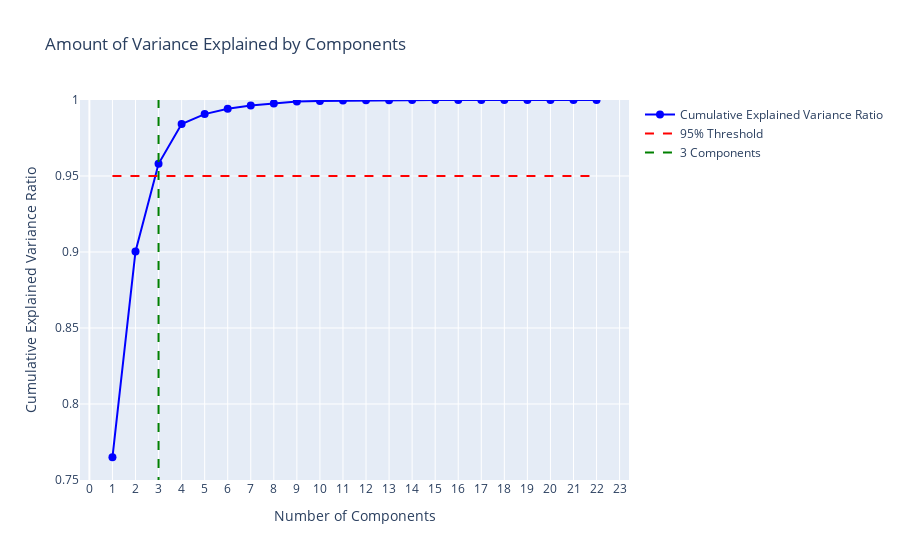

Source (notebook cell):
### Code cell
# Calculate variance explained by each principal component
explained_variance = (s**2) / (len(X_pca) - 1)
explained_variance_ratio = explained_variance / sum(explained_variance)

# Compute cumulative explained variance for all components
cumulative_explained_variance = np.cumsum(explained_variance_ratio)

# Identify the optimal number of components to reach 95% variance explained
optimal_components = np.argmax(cumulative_explained_variance >= 0.95) + 1

# Create a Plotly figure for visualizing cumulative explained variance
fig = go.Figure()

# Plot cumulative explained variance ratio against the number of components
fig.add_trace(go.Scatter(
    x=list(range(1, len(explained_variance_ratio) + 1)),
    y=cumulative_explained_variance,
    mode='lines+markers',
    marker=dict(size=8, color='blue'),
    line=dict(color='blue', width=2),
    name='Cumulative Explained Variance Ratio'
))

# Add a horizontal dashed line at the 95% variance threshold
fig.add_trace(go.Scatter(
    x=[1, len(explained_variance_ratio)],
    y=[0.95, 0.95],
    mode='lines',
    line=dict(color='red', dash='dash'),
    name='95% Threshold'
))

# Optionally add a vertical dashed line at the optimal number of components
fig.add_trace(go.Scatter(
    x=[optimal_components, optimal_components],
    y=[0, 1],
    mode='lines',
    line=dict(color='green', dash='dash'),
    name=f'{optimal_components} Components'
))

# Update layout of the plot
fig.update_layout(
    title='Amount of Variance Explained by Components',
    xaxis_title='Number of Components',
    yaxis_title='Cumulative Explained Variance Ratio',
    xaxis=dict(tickmode='linear'),
    yaxis=dict(range=[0.75, 1]),  # Set y-axis limits for better visibility
    font=dict(size=12),
    showlegend=True
)

# Display the plot
fig.show()

### Figure 1 — Plotly figure (JSON) as saved in the notebook; plotly's stock layout.template omitted (floating-point values rounded to 4 significant figures)
{"data": [{"line": {"color": "blue", "width": 2}, "marker": {"color": "blue", "size": 8}, "mode": "lines+markers", "name": "Cumulative Explained Variance Ratio", "type": "scatter", "x": [1, 2, 3, 4, 5, 6, 7, 8, 9, 10, 11, 12, 13, 14, 15, 16, 17, 18, 19, 20, 21, 22], "y": [0.7649, 0.9004, 0.958, 0.9842, 0.9907, 0.9942, 0.9964, 0.9978, 0.999, 0.9994, 0.9996, 0.9998, 0.9999, 1.0, 1.0, 1.0, 1.0, 1.0, 1.0, 1.0, 1.0, 1]}, {"line": {"color": "red", "dash": "dash"}, "mode": "lines", "name": "95% Threshold", "type": "scatter", "x": [1, 22], "y": [0.95, 0.95]}, {"line": {"color": "green", "dash": "dash"}, "mode": "lines", "name": "3 Components", "type": "scatter", "x": [3, 3], "y": [0, 1]}], "layout": {"font": {"size": 12}, "showlegend": true, "title": {"text": "Amount of Variance Explained by Components"}, "xaxis": {"tickmode": "linear", "title": {"text": "Number of Components"}}, "yaxis": {"range": [0.75, 1], "title": {"text": "Cumulative Explained Variance Ratio"}}}}
